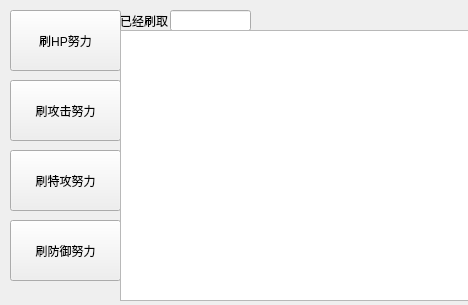
<?xml version="1.0" encoding="UTF-8"?>
<ui version="4.0">
 <class>Form</class>
 <widget class="QWidget" name="Form">
  <property name="geometry">
   <rect>
    <x>0</x>
    <y>0</y>
    <width>468</width>
    <height>305</height>
   </rect>
  </property>
  <property name="windowTitle">
   <string>Form</string>
  </property>
  <widget class="QPushButton" name="pushButton">
   <property name="geometry">
    <rect>
     <x>10</x>
     <y>10</y>
     <width>111</width>
     <height>61</height>
    </rect>
   </property>
   <property name="text">
    <string>刷HP努力</string>
   </property>
  </widget>
  <widget class="QPushButton" name="pushButton_2">
   <property name="geometry">
    <rect>
     <x>10</x>
     <y>80</y>
     <width>111</width>
     <height>61</height>
    </rect>
   </property>
   <property name="text">
    <string>刷攻击努力</string>
   </property>
  </widget>
  <widget class="QPushButton" name="pushButton_3">
   <property name="geometry">
    <rect>
     <x>10</x>
     <y>150</y>
     <width>111</width>
     <height>61</height>
    </rect>
   </property>
   <property name="text">
    <string>刷特攻努力</string>
   </property>
  </widget>
  <widget class="QPushButton" name="pushButton_4">
   <property name="geometry">
    <rect>
     <x>10</x>
     <y>220</y>
     <width>111</width>
     <height>61</height>
    </rect>
   </property>
   <property name="text">
    <string>刷防御努力</string>
   </property>
  </widget>
  <widget class="QLabel" name="label">
   <property name="geometry">
    <rect>
     <x>120</x>
     <y>10</y>
     <width>61</width>
     <height>21</height>
    </rect>
   </property>
   <property name="text">
    <string>已经刷取：</string>
   </property>
  </widget>
  <widget class="QLineEdit" name="lineEdit">
   <property name="geometry">
    <rect>
     <x>170</x>
     <y>10</y>
     <width>81</width>
     <height>21</height>
    </rect>
   </property>
  </widget>
  <widget class="QTextBrowser" name="textBrowser">
   <property name="geometry">
    <rect>
     <x>120</x>
     <y>30</y>
     <width>351</width>
     <height>271</height>
    </rect>
   </property>
  </widget>
 </widget>
 <resources/>
 <connections/>
</ui>
